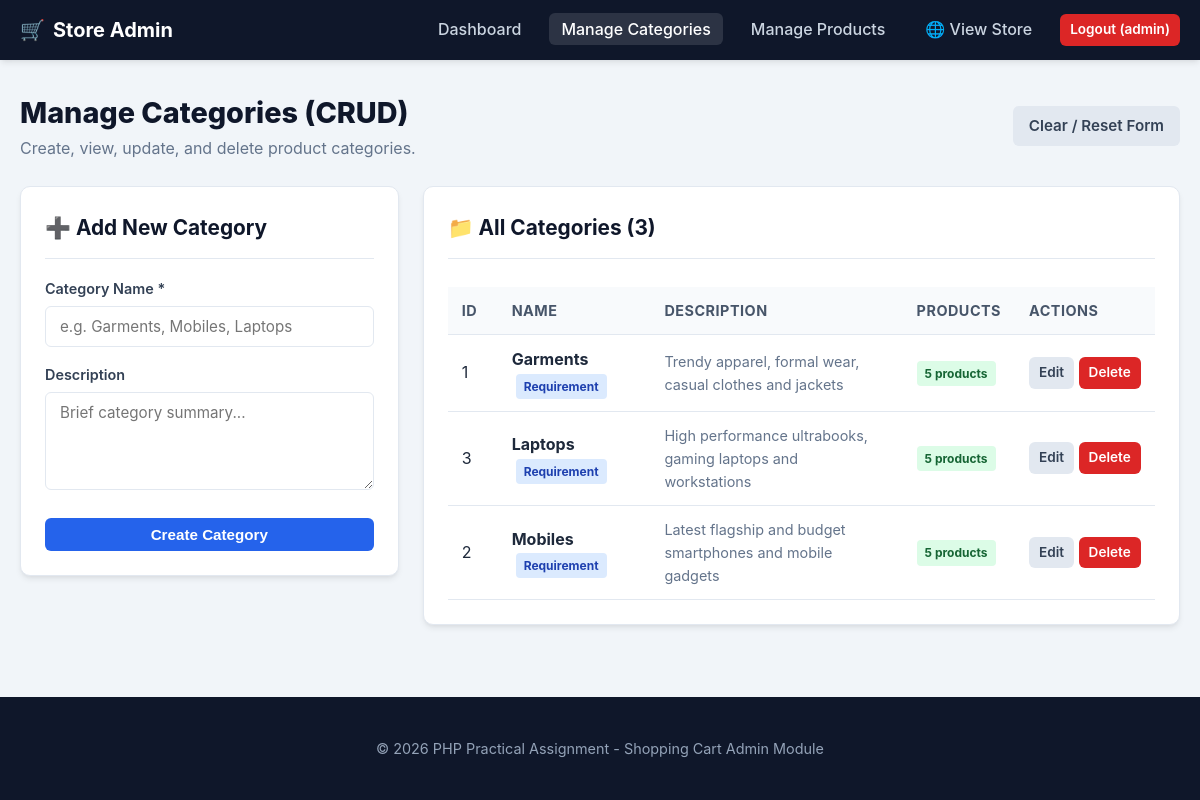
/shopping_cart/admin/categories.php (signed in), run on the app's committed database.
### tables this page shows
CREATE TABLE `categories` (
    `id` INT AUTO_INCREMENT PRIMARY KEY,
    `name` VARCHAR(100) NOT NULL UNIQUE,
    `description` TEXT,
    `created_at` TIMESTAMP DEFAULT CURRENT_TIMESTAMP
);

### shopping_cart/admin/categories.php (the view, shortened to what this page needs)
<?php
$pdo = getDBConnection();
$editCategory = null;
$categories = $pdo->query("
    SELECT c.*, COUNT(p.id) AS product_count
    FROM `categories` c
    LEFT JOIN `products` p ON c.id = p.category_id
    GROUP BY c.id
    ORDER BY c.name ASC
")->fetchAll();
require_once __DIR__ . '/includes/header.php';
?>
<div style="display: flex; justify-content: space-between; align-items: center; margin-bottom: 24px;">
    <div>
        <h1 style="font-size: 1.8rem; font-weight: 800; color: var(--dark);">Manage Categories (CRUD)</h1>
        <p style="color: var(--text-muted);">Create, view, update, and delete product categories.</p>
    </div>
    <a href="categories.php" class="btn btn-secondary">Clear / Reset Form</a>
</div>
<div style="display: grid; grid-template-columns: 1fr 2fr; gap: 24px; align-items: start;">
    <div class="card">
        <div class="card-header">
            <h3 class="card-title"><?= $editCategory ? "✏️ Edit Category" : "➕ Add New Category" ?></h3>
        </div>
        <form method="POST" action="categories.php">
            <div class="form-group">
                <label class="form-label" for="name">Category Name *</label>
                <input type="text" id="name" name="name" class="form-control" placeholder="e.g. Garments, Mobiles, Laptops" required value="<?= htmlspecialchars($editCategory['name'] ?? '') ?>">
            </div>
            <div class="form-group">
                <label class="form-label" for="description">Description</label>
                <textarea id="description" name="description" class="form-control" rows="4" placeholder="Brief category summary..."><?= htmlspecialchars($editCategory['description'] ?? '') ?></textarea>
            </div>
            <div style="margin-top: 20px; display: flex; gap: 10px;">
                <button type="submit" class="btn btn-primary" style="flex: 1;">
                    <?= $editCategory ? "Save Changes" : "Create Category" ?>
                </button>
            </div>
        </form>
    </div>
    <div class="card">
        <div class="card-header">
            <h3 class="card-title">📁 All Categories (<?= count($categories) ?>)</h3>
        </div>
        <div class="table-responsive">
            <table class="table">
                <thead>
                    <tr>
                        <th style="width: 50px;">ID</th>
                        <th>Name</th>
                        <th>Description</th>
                        <th style="width: 110px;">Products</th>
                        <th style="width: 140px;">Actions</th>
                    </tr>
                </thead>
                <tbody>
                    <?php if (empty($categories)): ?>
                        <tr><td colspan="5" style="text-align:center; padding: 20px;">No categories found.</td></tr>
                    <?php else: ?>
                        <?php foreach ($categories as $cat): ?>
                            <tr>
                                <td><?= $cat['id'] ?></td>
                                <td>
                                    <strong><?= htmlspecialchars($cat['name']) ?></strong>
                                    <?php if (in_array($cat['name'], ['Garments', 'Mobiles', 'Laptops'])): ?>
                                        <span class="badge badge-primary" style="margin-left: 4px;">Requirement</span>
                                    <?php endif; ?>
                                </td>
                                <td style="color: var(--text-muted); font-size: 0.9rem;"><?= htmlspecialchars($cat['description'] ?? '—') ?></td>
                                <td>
                                    <span class="badge badge-success"><?= $cat['product_count'] ?> products</span>
                                </td>
                                <td>
                                    <a href="categories.php?edit=<?= $cat['id'] ?>" class="btn btn-secondary btn-sm">Edit</a>
                                    <a href="categories.php?delete=<?= $cat['id'] ?>" class="btn btn-danger btn-sm" onclick="return confirm('Deleting this category will also delete its products. Proceed?');">Delete</a>
                                </td>
                            </tr>
                        <?php endforeach; ?>
                    <?php endif; ?>
                </tbody>
            </table>
        </div>
    </div>
</div>
<?php require_once __DIR__ . '/includes/footer.php'; ?>

### assets/css/style.css (style rules this page uses)
:root { --primary: #2563eb; --primary-hover: #1d4ed8; --secondary: #64748b; --success: #16a34a; --danger: #dc2626; --warning: #d97706; --dark: #0f172a; --light: #f8fafc; --card-bg: #ffffff; --border: #e2e8f0; --text: #1e293b; --text-muted: #64748b; --shadow: 0 4px 6px -1px rgba(0, 0, 0, 0.08), 0 2px 4px -2px rgba(0, 0, 0, 0.05); --shadow-lg: 0 10px 15px -3px rgba(0, 0, 0, 0.1), 0 4px 6px -4px rgba(0, 0, 0, 0.08); --radius: 10px; }
* { box-sizing: border-box; margin: 0; padding: 0; }
body { font-family: -apple-system, BlinkMacSystemFont, "Segoe UI", Roboto, "Helvetica Neue", Arial, sans-serif; background-color: #f1f5f9; color: var(--text); line-height: 1.6; min-height: 100vh; display: flex; flex-direction: column; }
a { color: var(--primary); text-decoration: none; transition: color 0.2s; }
.card { background: var(--card-bg); border-radius: var(--radius); padding: 24px; box-shadow: var(--shadow); border: 1px solid var(--border); margin-bottom: 24px; }
.card-header { display: flex; justify-content: space-between; align-items: center; border-bottom: 1px solid var(--border); padding-bottom: 14px; margin-bottom: 18px; }
.card-title { font-size: 1.3rem; font-weight: 700; color: var(--dark); }
.btn { display: inline-flex; align-items: center; justify-content: center; gap: 6px; padding: 8px 16px; border-radius: 6px; font-size: 0.95rem; font-weight: 600; cursor: pointer; border: none; transition: all 0.2s; text-decoration: none; }
.btn-primary { background: var(--primary); color: #fff; }
.btn-danger { background: var(--danger); color: #fff; }
.btn-secondary { background: #e2e8f0; color: #334155; }
.btn-sm { padding: 5px 10px; font-size: 0.85rem; }
.form-group { margin-bottom: 16px; }
.form-label { display: block; margin-bottom: 6px; font-weight: 600; font-size: 0.9rem; color: #334155; }
.form-control { width: 100%; padding: 10px 14px; border: 1px solid var(--border); border-radius: 6px; font-size: 0.95rem; font-family: inherit; transition: border-color 0.2s, box-shadow 0.2s; }
.table-responsive { overflow-x: auto; }
.table { width: 100%; border-collapse: collapse; margin-top: 10px; }
.table th, .table td { padding: 12px 14px; text-align: left; border-bottom: 1px solid var(--border); }
.table th { background: #f8fafc; font-weight: 700; color: #475569; font-size: 0.9rem; text-transform: uppercase; letter-spacing: 0.5px; }
.badge { display: inline-block; padding: 3px 8px; font-size: 0.75rem; font-weight: 700; border-radius: 4px; }
.badge-primary { background: #dbeafe; color: #1e40af; }
.badge-success { background: #dcfce7; color: #166534; }

### data on the page
categories: id "1", name "Garments", shows "Requirement", description "Trendy apparel, formal wear, casual clothes and jackets", product_count "5"
categories: id "3", name "Laptops", shows "Requirement", description "High performance ultrabooks, gaming laptops and workstations", product_count "5"
categories: id "2", name "Mobiles", shows "Requirement", description "Latest flagship and budget smartphones and mobile gadgets", product_count "5"

### other printed values
$_SESSION['admin_user'] "admin"
count($categories) "3"
